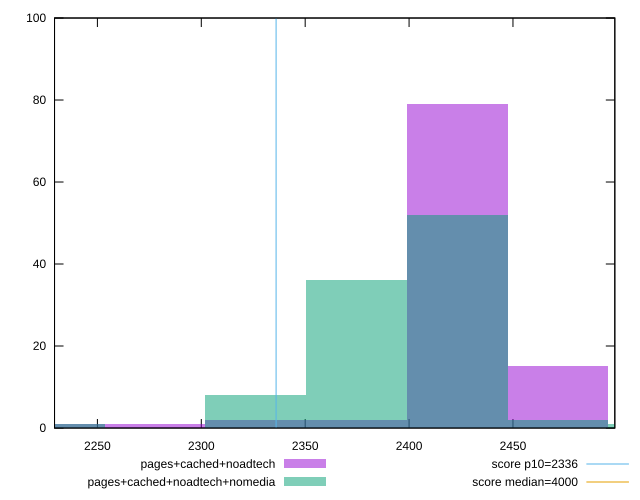

Source code (gnuplot):
reset

$pagesCachedNoadtech <<EOF
2423.1465853656955 79
2471.6095170730096 15
2326.220721951068 2
2277.757790243754 1
2374.683653658382 2
2229.29485853644 1
EOF

$pagesCachedNoadtechNomedia <<EOF
2374.683653658382 36
2423.1465853656955 52
2229.29485853644 1
2326.220721951068 8
2471.6095170730096 2
2520.0724487803236 1
EOF

set key outside below
set boxwidth 48.46293170731391
set xrange [2229.366:2499.0225]
set yrange [0:100]
set trange [0:100]
set style fill transparent solid 0.5 noborder

set parametric
set terminal svg size 640, 500 enhanced background rgb 'white'
set output "report_00009_2021-02-08T22-37-41.559Z/first-contentful-paint/comparison/histogram/2_vs_3.svg"

plot $pagesCachedNoadtech title "pages+cached+noadtech" with boxes, \
     $pagesCachedNoadtechNomedia title "pages+cached+noadtech+nomedia" with boxes, \
     2336,t title "score p10=2336", \
     4000,t title "score median=4000"

reset
